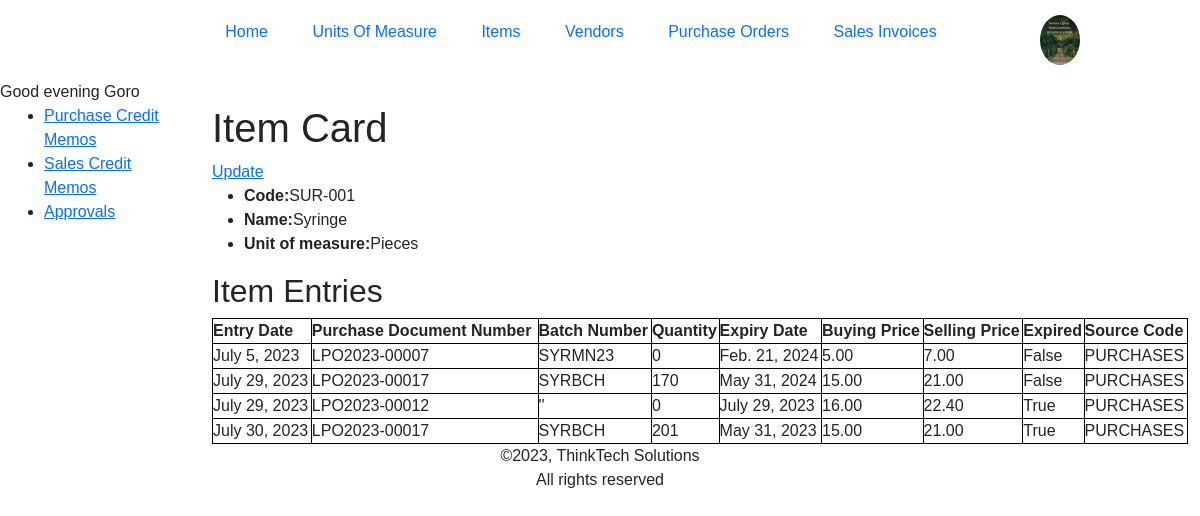
The page /inventory/item-detail/SUR-001/ (signed in) on the database as committed earlier.
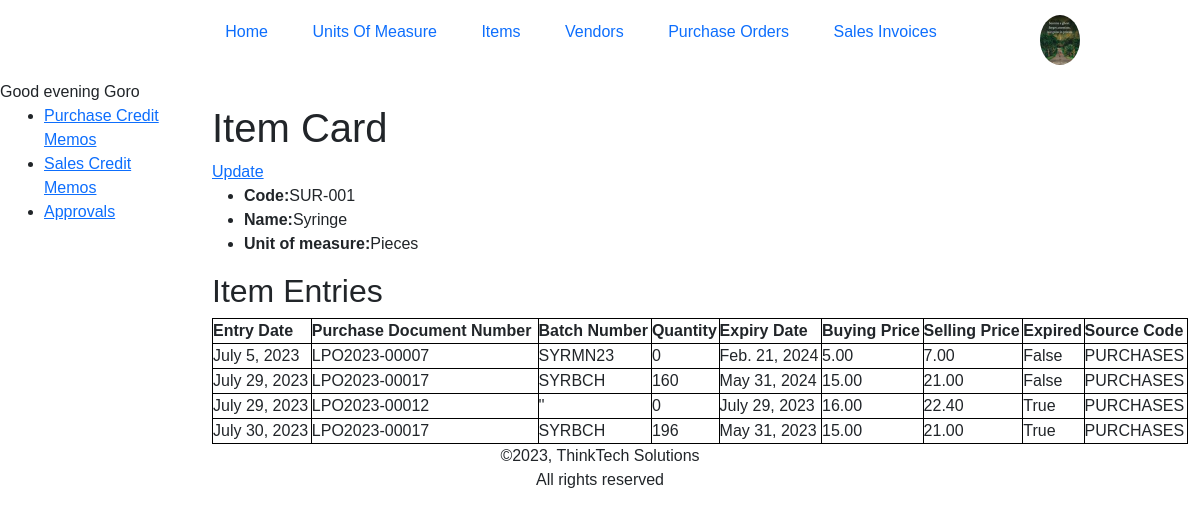
The same page on the database as committed later.
### inventory/models.py (models this page shows, shortened)
class ItemEntry(models.Model):
    entry_date = models.DateField(auto_now_add=True, editable=False)
    purchase_doc_no = models.ForeignKey(PurchaseLine, on_delete=models.PROTECT, related_name='item_entry', related_query_name='item_entry', null=True, verbose_name='Purchase Document Number')
    item = models.ForeignKey(Item, on_delete=models.PROTECT, related_name='grn', related_query_name='grn')
    batch = models.CharField('Batch Number', max_length=200, null=True)
    quantity = models.IntegerField()
    expiry_date = models.DateField('Expiry Date', default=datetime.date.today)
    cost = models.DecimalField(decimal_places=2, max_digits=10)
    sale = models.DecimalField(decimal_places=2, max_digits=10)
    expiry_status = models.BooleanField(default=False)
    source_code = models.CharField(max_length=100)
    class Meta:
        verbose_name_plural = 'Item Entries'

class PurchaseLine(models.Model):
    number = models.ForeignKey(PurchaseHeader, on_delete=models.CASCADE, related_name='lines', related_query_name='lines')
    item = models.ForeignKey(Item, on_delete=models.PROTECT, related_name='lpo', related_query_name='lpo')
    batch = models.CharField('Item Batch Number',max_length=200, null=True)
    quantity_requested = models.PositiveIntegerField(help_text='Quantity')
    unit_price = models.DecimalField('Unit Price', decimal_places=2, max_digits=10)
    total = models.DecimalField(editable=False, max_digits=10, decimal_places=2)
    expiry_date = models.DateField('Expiry date', null=True)
    quantity_received = models.PositiveIntegerField(default=0)
    markup = models.DecimalField(validators=[MaxValueValidator(100)], default=40, help_text="Percentage Markup", decimal_places=2, max_digits=6)
    invoice_no = models.CharField('Vendor Invoice Number',max_length=100, null=True)
    def __str__(self) -> str:
        return f'{self.number}'

class PurchaseHeader(models.Model):
    number = AlphanumericAutoField(primary_key=True, editable=False)
    vendor = models.ForeignKey(Vendor, on_delete=models.PROTECT, related_name='vendor', related_query_name='vendor')
    date = models.DateField(auto_now_add=True, editable=False)
    total = models.DecimalField(editable=False, default=0, max_digits=10, decimal_places=2)
    last_modified_at = models.DateTimeField(auto_now=True, editable=False)
    approval_status = ((0, 'Open'), (1, 'Pending Approval'), (2, 'Approved'), (3, 'Cancelled Approval'))
    status = models.CharField(max_length=30, choices=approval_status, default=0)
    created_by = models.ForeignKey('auth.User', blank=True, null=True, default=None, on_delete=models.PROTECT, related_name='lpo', related_query_name='lpo',editable=False)
    modified_by = models.ForeignKey('auth.User', blank=True, null=True, default=None, on_delete=models.PROTECT, related_name='lpo_m', related_query_name='lpo_m',editable=False)
    def __str__(self) -> str:
        return self.number
    class Meta:
        verbose_name_plural = 'Purchase Orders'
        ordering = ["number"]

### inventory/views.py (the view)
# urls.py: path('item-detail/<str:pk>/', views.ItemDetailView.as_view(), name='item-detail'),
class ItemDetailView(LoginRequiredMixin, generic.DetailView):
    model = Item
    paginate_by = 25

### inventory/models.py (called while the page is built)
    def __str__(self) -> str:
        return self.description

### inventory/templatetags/custom_filters.py (called while the page is built)
@register.filter
def greeting(value):
    current_time = datetime.now().time()
    current_hour = current_time.hour
    if 5 <= current_hour < 12:
        time_category = "morning"
    elif 12 <= current_hour < 17:
        time_category = "afternoon"
    elif 17 <= current_hour < 20:
        time_category = "evening"
    else:
        time_category = "evening"
    return f"Good {time_category}"

### inventory/templates/inventory/item_detail.html (shortened to what this page needs)
{% extends "inventory/base.html" %}
{% block content %}
    <h1>Item Card</h1>
    <a href="{% url 'inventory:item-update' item.code%}">Update</a>
    <ul>
        <li><strong>Code:</strong>{{item.code}}</li>
        <li><strong>Name:</strong>{{item.description}}</li>
        <li><strong>Unit of measure:</strong>{{item.unit}}</li>
    </ul>
    <h2>Item Entries</h2>
    <table>
        <tr>
            <th>Entry Date</th>
            <th>Purchase Document Number</th>
            <th>Batch Number</th>
            <th>Quantity</th>
            <th>Expiry Date</th>
            <th>Buying Price</th>
            <th>Selling Price</th>
            <th>Expired</th>
            <th>Source Code</th>
        </tr>
        {% for entry in item.grn.all %}
        <tr>
            <td>{{entry.entry_date}}</td>
            <td>{{entry.purchase_doc_no}}</td>
            <td>{{entry.batch}}</td>
            <td>{{entry.quantity}}</td>
            <td>{{entry.expiry_date}}</td>
            <td>{{entry.cost}}</td>
            <td>{{entry.sale}}</td>
            <td>{{entry.expiry_status}}</td>
            <td>{{entry.source_code}}</td>
        </tr>
        {% endfor %}
    </table>
{% endblock %}

Rows that differ between the two databases and show on the page:
changed ItemEntry "May 31, 2024": quantity "170" → "160"
changed ItemEntry "July 30, 2023": quantity "201" → "196"
